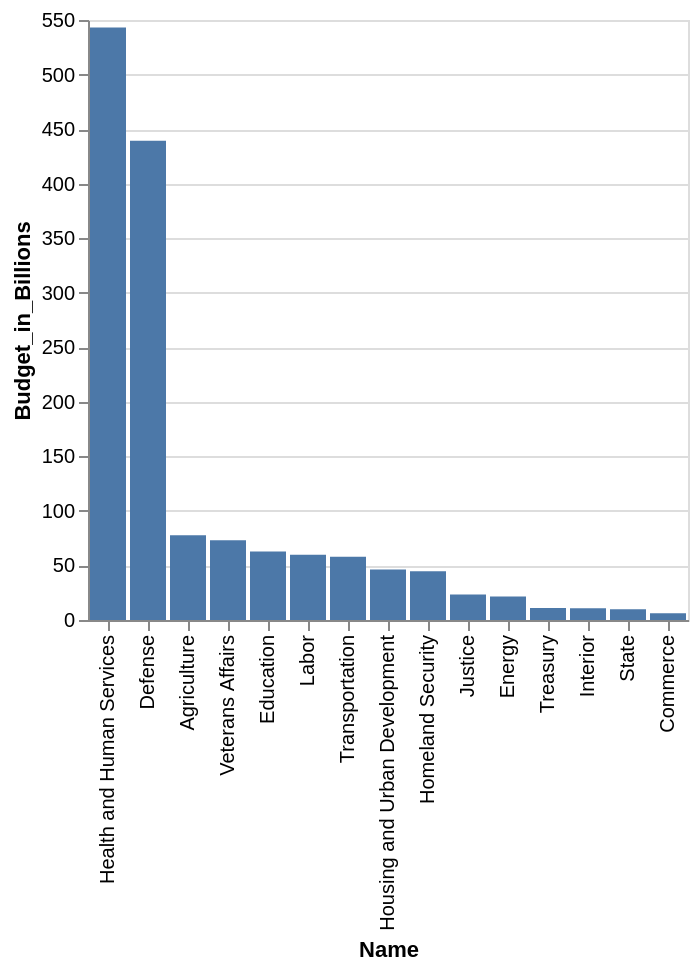

The Vega-Lite source for this figure:
### Vega-Lite specification from a JSON file in a GitHub repository (floating-point values rounded to 4 significant figures)
{"data": {"values": [{"x_data": "Health and Human Services", "y_data": 543.2}, {"x_data": "Defense", "y_data": 439.3}, {"x_data": "Agriculture", "y_data": 77.6}, {"x_data": "Veterans Affairs", "y_data": 73.2}, {"x_data": "Education", "y_data": 62.8}, {"x_data": "Labor", "y_data": 59.7}, {"x_data": "Transportation", "y_data": 58}, {"x_data": "Housing and Urban Development", "y_data": 46.2}, {"x_data": "Homeland Security", "y_data": 44.6}, {"x_data": "Justice", "y_data": 23.4}, {"x_data": "Energy", "y_data": 21.5}, {"x_data": "Treasury", "y_data": 11.1}, {"x_data": "Interior", "y_data": 10.7}, {"x_data": "State", "y_data": 9.96}, {"x_data": "Commerce", "y_data": 6.2}]}, "mark": "bar", "encoding": {"x": {"field": "x_data", "type": "nominal", "title": "Name", "sort": {"op": "sum", "field": "y_data", "order": "descending"}}, "y": {"field": "y_data", "type": "quantitative", "title": "Budget_in_Billions"}}}
